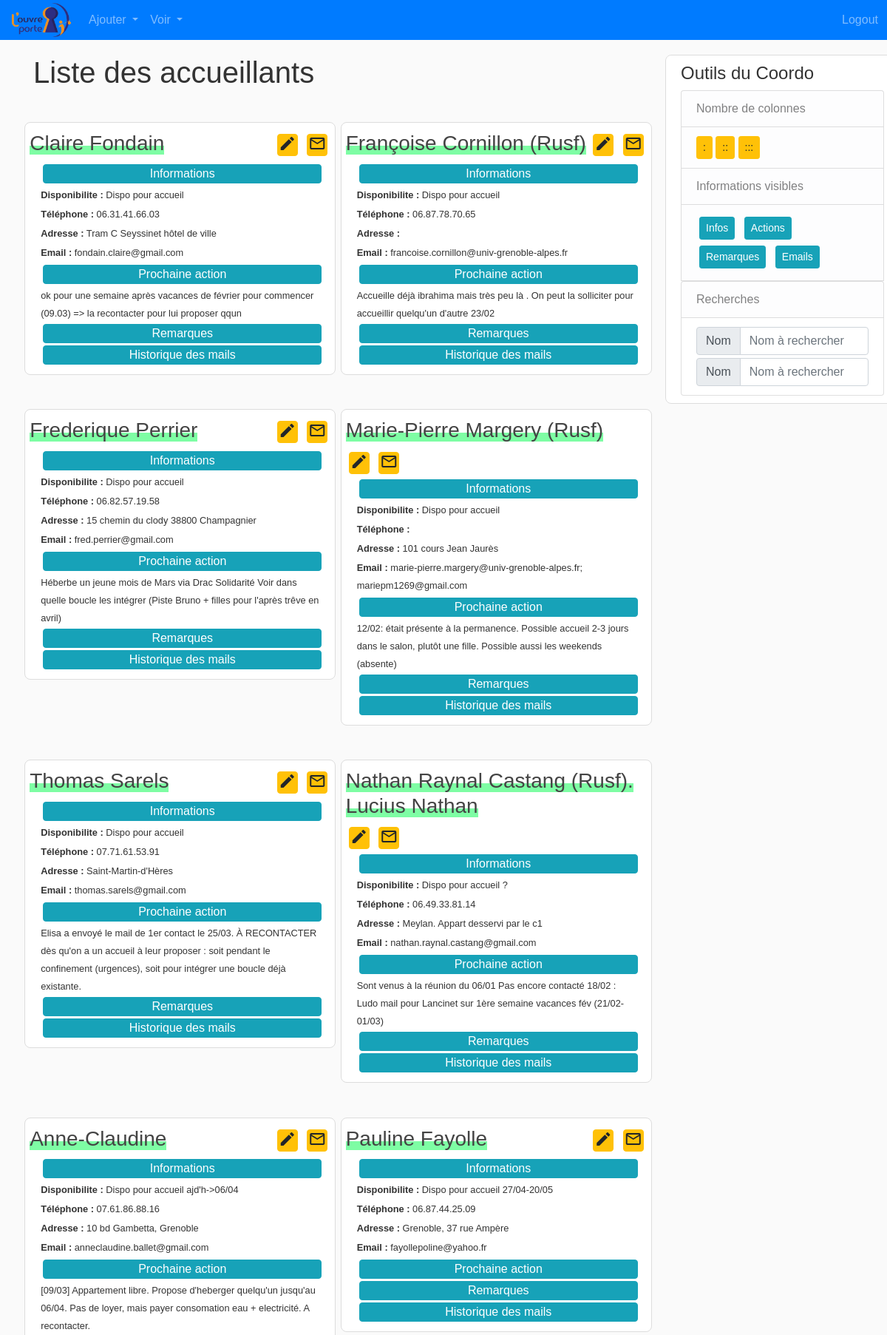
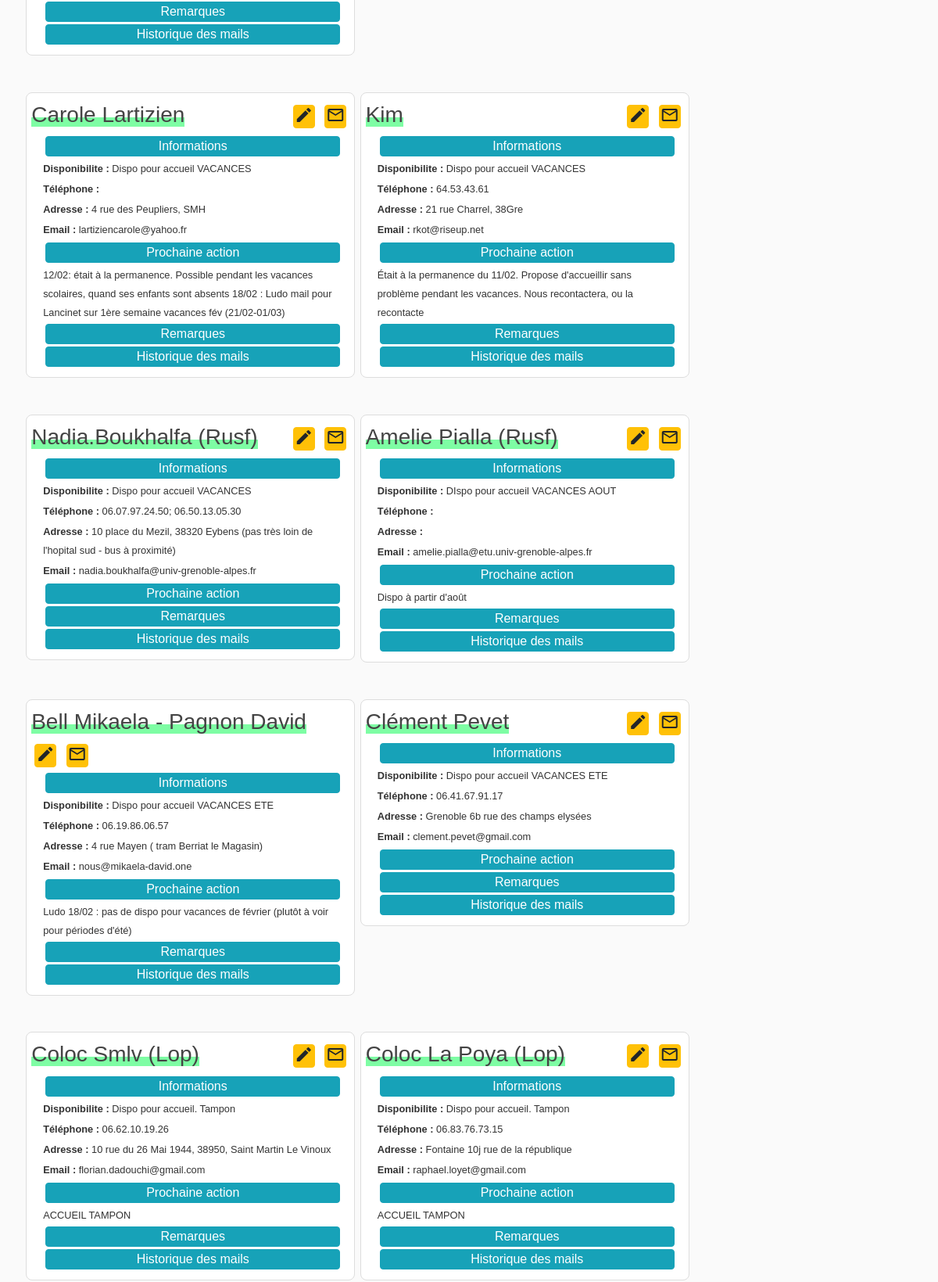
The page /liste_accueillants (signed in, upper part) on the database its author committed (2 pictures, top to bottom).
### flask_app/models.py (models this page shows, shortened)
class Accueillant(db.Model):
    __tablename__ = 'accueillants'
    id = db.Column(db.Integer, primary_key=True)
    disponibilite = db.Column(db.String(120), unique=False, nullable=True)
    nom = db.Column(db.String(120), unique=True, nullable=False)
    tel = db.Column(db.String(120), unique=False, nullable=True)
    adresse = db.Column(db.String(120), unique=False, nullable=True)
    email = db.Column(db.String(120), unique=False, nullable=True)
    next_action = db.Column(db.Text, unique=False, nullable=True)
    remarques = db.Column(db.Text, unique=False, nullable=True)
    accueillis = db.relationship("Accueilli",
                                 secondary='accueils',
                                 backref=db.backref('accueillants'))

### flask_app/accueillants/routes.py (the view)
@accueillants.route('/liste_accueillants')
@login_required
def liste_accueillants():
    liste_accueillants = Accueillant.query.all()
    dict_emails = get_conversations(Email_OP.query.distinct())
    return render_template('liste_accueillants.html',
                           accueillants=liste_accueillants,
                           emails=dict_emails,
                           title="Accueillants")

### flask_app/accueillants/utils_mailer.py (called while the page is built)
def get_conversations(mails_roundcube):
    liste_receivers_deep = [mail.to_ for mail in mails_roundcube]
    liste_receivers_flat = [
        receiver for tuple_ in liste_receivers_deep for receiver in tuple_]
    liste_emails = [mail.from_ for mail in mails_roundcube] + \
        liste_receivers_flat
    mail_Dict = {k: [mail for mail in mails_roundcube if (mail.from_ == k or k in mail.to_)]
                 for k in set(liste_emails)}
    mail_Dict_sorted = {k: sorted(v, key=lambda x: x.date_, reverse=True)
                        for k, v in mail_Dict.items()}
    return mail_Dict_sorted

### flask_app/models.py (called while the page is built)
@login_manager.user_loader
def load_coordinateur(coordo_id):
    return Coordinateur.query.get(int(coordo_id))

### flask_app/templates/liste_accueillants.html
{% extends "layout_logged_in.html" %}
{% block content %}
<h1>Liste des accueillants</h1>
<div class="gestion row">
    {% for accueillant in accueillants %}
    {% include 'accueillants.html' %}
    {% endfor %}
</div>
{% endblock content %}

### flask_app/templates/accueillants.html (shortened to what this page needs)
<div id="{{ accueillant.id }}" class="wrapper col-md-12 col-lg-6">
    <article class="media-custom content-section ">
        <div class="media-body">
            <div class="en-tete row">
                <h3 class="article-title "> <span class="title-custom"> {{ accueillant.nom }} </span> </h3>
                <div class="">
                    <a href="{{ url_for('accueillants.update_accueillant', acc_id=accueillant.id) }}"
                        class="btn btn-warning btn-custom m-1 py-0" role="button" style="font-size: 0.5em;"
                        aria-pressed="true">
                        <i class="material-icons orange600">edit</i>
                    </a>
                    <a href="{{ url_for('accueillants.email_accueillant', acc_id=accueillant.id) }}"
                        class="btn btn-warning btn-custom m-1 py-0" role="button" style="font-size: 0.5em;"
                        aria-pressed="true">
                        <i class="material-icons orange600 md-18">mail_outline</i>
                    </a>
                </div>
            </div>
            <div class="infos_accueillants">
                <button type="button" class="btn btn-info btn-block btn-collapse-custom" data-toggle="collapse"
                    data-target="#info-{{accueillant.id}}">Informations</button>
                <div id="info-{{accueillant.id}}" class="collapse show">
                    <div class="row">
                        <p class="p-custom col-lg-12"><small> <b>Disponibilite :</b>
                                {{ accueillant.disponibilite }}</small></p>
                        <p class="p-custom col-lg-12"><small> <b>Téléphone :</b> {{ accueillant.tel }}</small></p>
                        <p class="p-custom col-lg-12"><small> <b>Adresse :</b> {{ accueillant.adresse }} </small>
                        </p>
                        <p class="p-custom col-lg-12"><small> <b>Email :</b> {{ accueillant.email }}</small></p>
                    </div>
                </div>
            </div>
            <div class="infos_actions">
                <button type="button" class="btn btn-info btn-block btn-collapse-custom" data-toggle="collapse"
                    data-target="#action-{{accueillant.id}}">Prochaine action</button>
                <div id="action-{{accueillant.id}}" class="collapse show">
                    <small>{{ accueillant.next_action }}</small>
                </div>
            </div>
            <div class="infos_remarques">
                <button type="button" class="btn btn-info btn-block btn-collapse-custom" data-toggle="collapse"
                    data-target="#remarque-{{accueillant.id}}">Remarques</button>
            </div>
            <div class="infos_mails">
                <button type="button" class="btn btn-info btn-block btn-collapse-custom" data-toggle="collapse"
                    data-target="#emails-{{accueillant.id}}">Historique des mails</button>
                </div>
            </div>
    </article>
</div>

### flask_app/static/main.css (style rules this page uses)
body { background: #fafafa; color: #333333; font-family: Verdana, Geneva, sans-serif !important; }
h1 { margin-top: 20px; margin-bottom: 20px; }
.content-section { background: #ffffff; border-radius: 8px; border: 1px solid #dddddd; padding: 10px 20px; margin-bottom: 20px; margin-top: 20px; }
.article-title { color: #444444; }
.title-custom { background-image: linear-gradient(#fff 60%, #00fb4b81 55%); }
.btn-collapse-custom { margin: 3px; padding: 0; }
.p-custom { margin-bottom: 2px; }
.media-body { margin: 1px; }
.wrapper { padding: 0.2rem; }
.en-tete { display: flex; justify-content: space-between; align-items: flex-start; }
.btn-custom { width: 1.75rem; padding: 1px; }

### rows shown on the page
Accueillant: nom "Claire Fondain", disponibilite "Dispo pour accueil", tel "06.31.41.66.03", adresse "Tram C Seyssinet hôtel de ville", email "fondain.claire@gmail.com", next_action "ok pour une semaine après vacances de février pour commencer (09.03) => la recontacter pour lui proposer qqun"
Accueillant: nom "Françoise Cornillon (Rusf)", disponibilite "Dispo pour accueil", tel "06.87.78.70.65", email "francoise.cornillon@univ-grenoble-alpes.fr", next_action "Accueille déjà ibrahima mais très peu là . On peut la solliciter pour accueillir quelqu'un d'autre 23/02"
Accueillant: nom "Frederique Perrier", disponibilite "Dispo pour accueil", tel "06.82.57.19.58", adresse "15 chemin du clody 38800 Champagnier", email "fred.perrier@gmail.com", next_action "Héberbe un jeune mois de Mars via Drac Solidarité Voir dans quelle boucle les intégrer (Piste Bruno + filles pour l'après trêve en avril)"
Accueillant: nom "Marie-Pierre Margery (Rusf)", disponibilite "Dispo pour accueil", adresse "101 cours Jean Jaurès", email "marie-pierre.margery@univ-grenoble-alpes.fr; mariepm1269@gmail.com", next_action "12/02: était présente à la permanence. Possible accueil 2-3 jours dans le salon, plutôt une fille. Possible aussi les weekends (absente)"
Accueillant: nom "Thomas Sarels", disponibilite "Dispo pour accueil", tel "07.71.61.53.91", adresse "Saint-Martin-d'Hères", email "thomas.sarels@gmail.com", next_action "Elisa a envoyé le mail de 1er contact le 25/03. À RECONTACTER dès qu'on a un accueil à leur proposer : soit pendant le confinement (urgences), soit pour intégrer une boucle déjà existante."
Accueillant: nom "Nathan Raynal Castang (Rusf). Lucius Nathan", disponibilite "Dispo pour accueil ?", tel "06.49.33.81.14", adresse "Meylan. Appart desservi par le c1", email "nathan.raynal.castang@gmail.com", next_action "Sont venus à la réunion du 06/01 Pas encore contacté 18/02 : Ludo mail pour Lancinet sur 1ère semaine vacances fév (21/02-01/03)"
Accueillant: nom "Anne-Claudine", disponibilite "Dispo pour accueil ajd'h->06/04", tel "07.61.86.88.16", adresse "10 bd Gambetta, Grenoble", email "anneclaudine.ballet@gmail.com", next_action "[09/03] Appartement libre. Propose d'heberger quelqu'un jusqu'au 06/04. Pas de loyer, mais payer consomation eau + electricité. A recontacter."
Accueillant: nom "Pauline Fayolle", disponibilite "Dispo pour accueil 27/04-20/05", tel "06.87.44.25.09", adresse "Grenoble, 37 rue Ampère", email "fayollepoline@yahoo.fr"
Accueillant: nom "Carole Lartizien", disponibilite "Dispo pour accueil VACANCES", adresse "4 rue des Peupliers, SMH", email "lartiziencarole@yahoo.fr", next_action "12/02: était à la permanence. Possible pendant les vacances scolaires, quand ses enfants sont absents 18/02 : Ludo mail pour Lancinet sur 1ère semaine vacances fév (21/02-01/03)"
Accueillant: nom "Kim", disponibilite "Dispo pour accueil VACANCES", tel "64.53.43.61", adresse "21 rue Charrel, 38Gre", email "rkot@riseup.net", next_action "Était à la permanence du 11/02. Propose d'accueillir sans problème pendant les vacances. Nous recontactera, ou la recontacte"
Accueillant: nom "Nadia.Boukhalfa (Rusf)", disponibilite "Dispo pour accueil VACANCES", tel "06.07.97.24.50; 06.50.13.05.30", adresse "10 place du Mezil, 38320 Eybens (pas très loin de l'hopital sud - bus à proximité)", email "nadia.boukhalfa@univ-grenoble-alpes.fr"
Accueillant: nom "Amelie Pialla (Rusf)", disponibilite "DIspo pour accueil VACANCES AOUT", email "amelie.pialla@etu.univ-grenoble-alpes.fr", next_action "Dispo à partir d'août"
Accueillant: nom "Bell Mikaela - Pagnon David", disponibilite "Dispo pour accueil VACANCES ETE", tel "06.19.86.06.57", adresse "4 rue Mayen ( tram Berriat le Magasin)", email "nous@mikaela-david.one", next_action "Ludo 18/02 : pas de dispo pour vacances de février (plutôt à voir pour périodes d'été)"
Accueillant: nom "Clément Pevet", disponibilite "Dispo pour accueil VACANCES ETE", tel "06.41.67.91.17", adresse "Grenoble 6b rue des champs elysées", email "clement.pevet@gmail.com"
Accueillant: nom "Coloc Smlv (Lop)", disponibilite "Dispo pour accueil. Tampon", tel "06.62.10.19.26", adresse "10 rue du 26 Mai 1944, 38950, Saint Martin Le Vinoux", email "florian.dadouchi@gmail.com", next_action "ACCUEIL TAMPON"
Accueillant: nom "Coloc La Poya (Lop)", disponibilite "Dispo pour accueil. Tampon", tel "06.83.76.73.15", adresse "Fontaine 10j rue de la république", email "raphael.loyet@gmail.com", next_action "ACCUEIL TAMPON"
